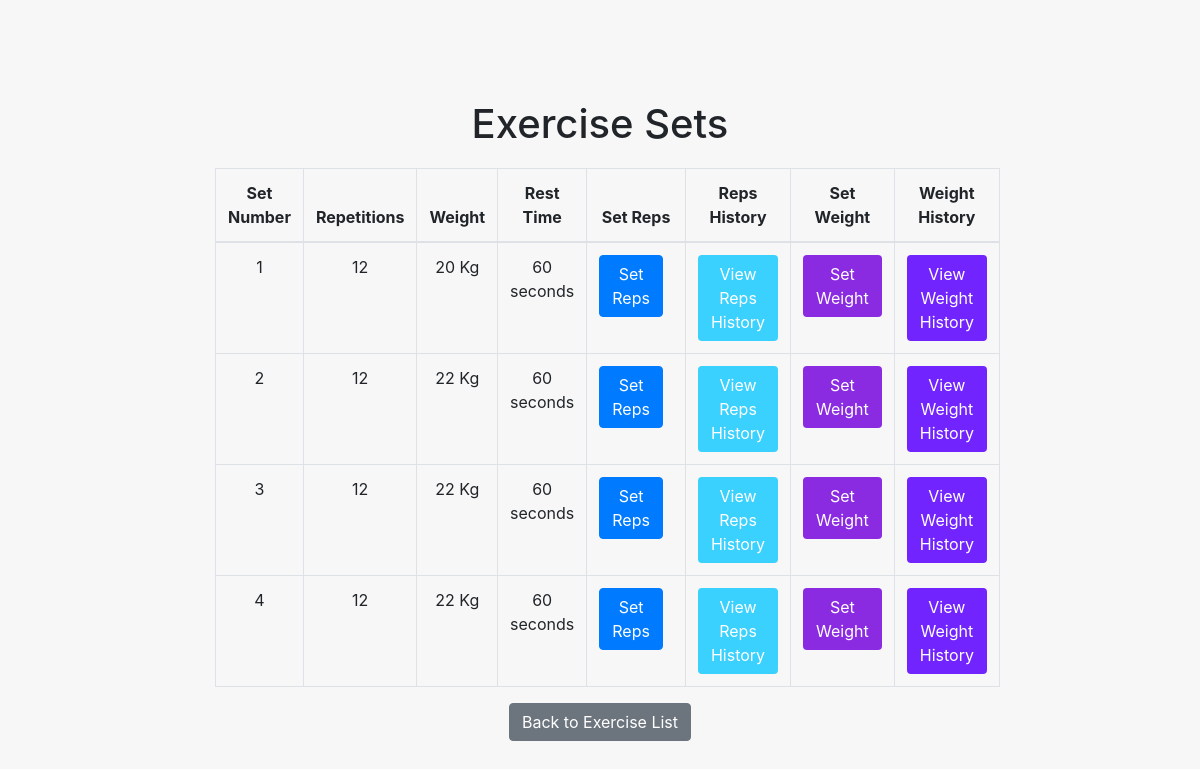
Screenshot of /workouts/get_sets/26/1 with the database file from the repository.
### workouts/models.py (models this page shows)
class Set(models.Model):
    id=models.AutoField(primary_key=True)
    exercise=models.ForeignKey('Exercise', on_delete=models.CASCADE)
    nSet=models.IntegerField(default=0)
    reps=models.IntegerField(blank=True, null=True)
    weight=models.CharField(max_length=30, blank=True, null=True)
    recovery_time=models.IntegerField(blank=True, null=True)
    weight_tracking=models.ManyToManyField(to='Weight_Tracking', related_name='peso')

### workouts/views.py (the view)
# urls.py: path('get_sets/<int:workout_id>/<int:nExercise>',get_sets,name='set_list'),
def get_sets(request, workout_id, nExercise):
    exercise = Exercise.objects.get(workout_id=workout_id, nExercise=nExercise)
    sets = Set.objects.filter(exercise=exercise,)
    context = {
        'sets': sets,
        'workout_id': workout_id,
        'nExercise': nExercise,
    }
    return render(request, 'get_sets.html', context=context)

### templates/get_sets.html (shortened to what this page needs)
<!DOCTYPE html>
<html>
<head>
    <link rel="stylesheet" href="https://stackpath.bootstrapcdn.com/bootstrap/4.5.0/css/bootstrap.min.css">
</head>
<body>
    <div class="container">
        <h1>Exercise Sets</h1>
        <table class="table table-bordered">
            <thead>
                <tr>
                    <th>Set Number</th>
                    <th>Repetitions</th>
                    <th>Weight</th>
                    <th>Rest Time</th>
                    <th>Set Reps</th>
                    <th>Reps History</th>
                    <th>Set Weight</th>
                    <th>Weight History</th>
                </tr>
            </thead>
            <tbody>
                {% for set in sets %}
                <tr>
                    <td>{{ set.nSet }}</td>
                    <td>{{ set.reps }}</td>
                    <td>{{ set.weight }} Kg</td>
                    <td>{{ set.recovery_time }} seconds </td>
                    <td>
                        <a href="{% url 'set_reps' workout_id nExercise set.id  %}" class="btn btn-primary">Set Reps</a>
                    </td>
                    <td>
                        <a href="{% url 'reps_history' workout_id nExercise set.id%}"class="btn btn-custom-1">View Reps History</a>
                    </td>
                    <td>
                        <a href="{% url 'set_weight' workout_id nExercise set.id  %}" class="btn btn-custom">Set Weight</a>
                    </td>
                    <td>
                        <a href="{% url 'weight_history' workout_id nExercise set.id%}"class="btn btn-custom-2">View Weight History</a>
                    </td>
                </tr>
                {% endfor %}
            </tbody>
        </table>
        <a href="{% url 'exercise_list' workout_id=workout_id %}" class="btn btn-secondary">Back to Exercise List</a>
    </div>
</body>
</html>

### templates/get_sets.html (style rules this page uses)
body { background-color: #f7f7f7; }
.container { max-width: 800px; margin: 0 auto; margin-top: 100px; text-align: center; }
h1 { margin-bottom: 20px; }
table { margin-bottom: 20px; }
th, td { padding: 10px; }
.btn-primary { margin-right: 10px; }
.btn-custom { background-color: blueviolet; color: white; }
.btn-custom-1 { background-color: #3ad1ff; color: white; }
.btn-custom-2 { background-color: #7224ff; color: white; }

### rows the page displays
Set: nSet "1", reps "12", weight "20", recovery_time "60"
Set: nSet "2", reps "12", weight "22", recovery_time "60"
Set: nSet "3", reps "12", weight "22", recovery_time "60"
Set: nSet "4", reps "12", weight "22", recovery_time "60"
